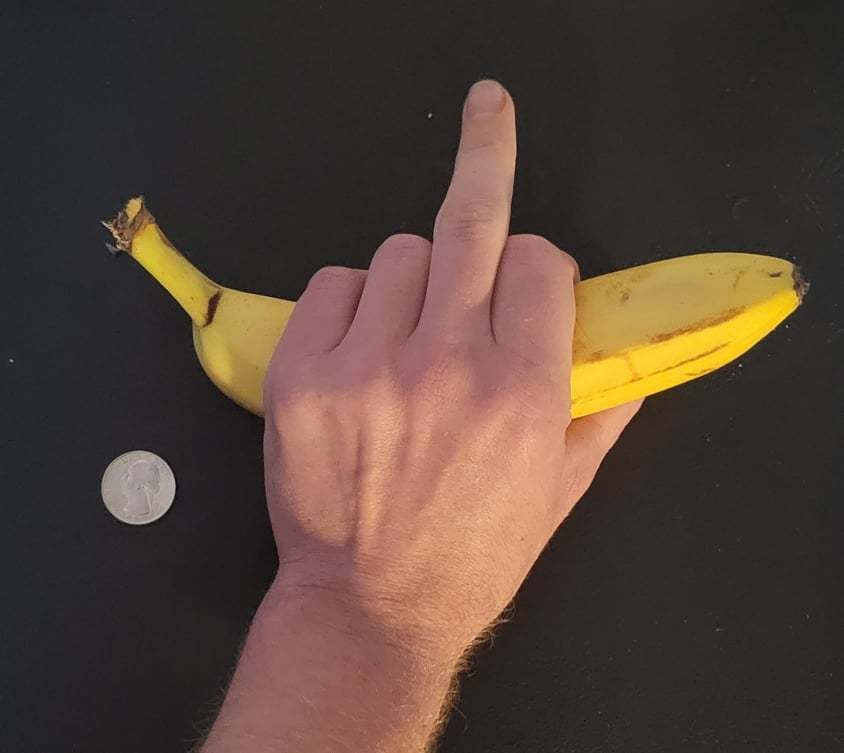
#> input picture rawbananahand.jpg, 844 x 753 px
$ python fingerSize.py --image rawbananahand.jpg --width 1.0   (older library calls are emulated)
#> lines starting #> are read from the running program, lines starting #| are printed output that depends on the picture; after the words box and inside, x2 and y2 are one past the last pixel; in counts of white or black regions, pixels touching at a corner belong together

from scipy.spatial import distance as dist
from imutils import perspective
from imutils import contours
import numpy as np
import argparse
import imutils
import math
import cv2
import scipy

def midpoint(ptA, ptB):
	return ((ptA[0] + ptB[0]) * 0.5, (ptA[1] + ptB[1]) * 0.5)

# [55 lines left out: function calSize, not called in this run]

# construct the argument parse and parse the arguments
ap = argparse.ArgumentParser()
ap.add_argument("-i", "--image", required=True,
	help="path to the input image")
ap.add_argument("-w", "--width", type=float, required=True,
	help="width of the left-most object in the image ")
args = vars(ap.parse_args())

pixelsPerMetric = None

# load the image, convert it to grayscale, and blur it slightly
image = cv2.imread(args["image"])
#> image is the input picture: shape (753, 844, 3); mean B, G, R 56.4, 66.3, 83.8
orig = image.copy()

gray = cv2.cvtColor(image, cv2.COLOR_BGR2GRAY)
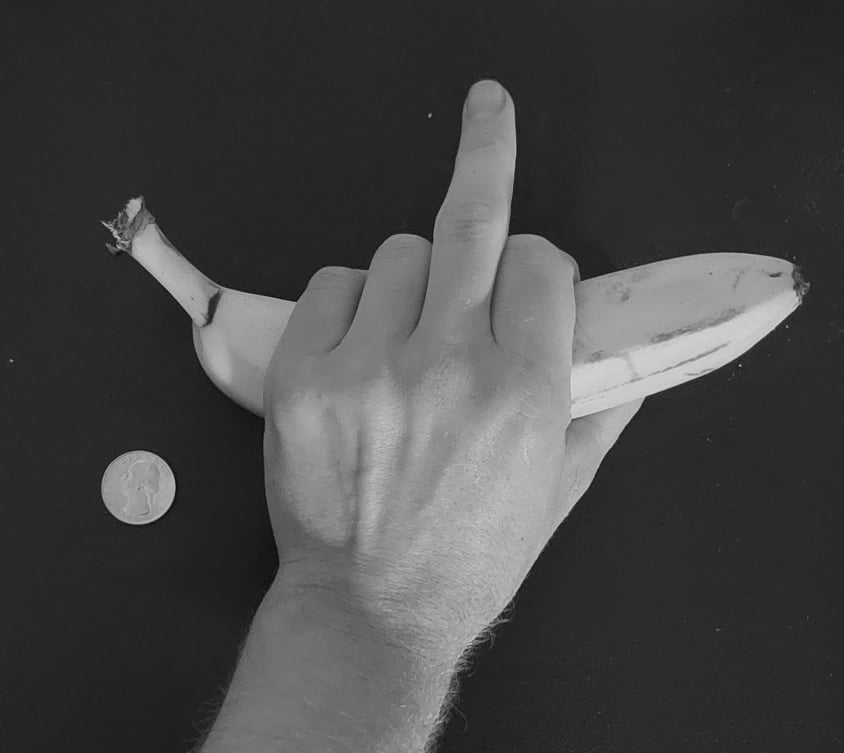
#> gray: shape (753, 844); min 10, max 215, mean 70.4
gray = cv2.GaussianBlur(gray, (7, 7), 0)

# threshold the image, then perform a series of erosions +
# dilations to remove any small regions of noise
thresh = cv2.threshold(gray, 52, 255, cv2.THRESH_BINARY)[1]
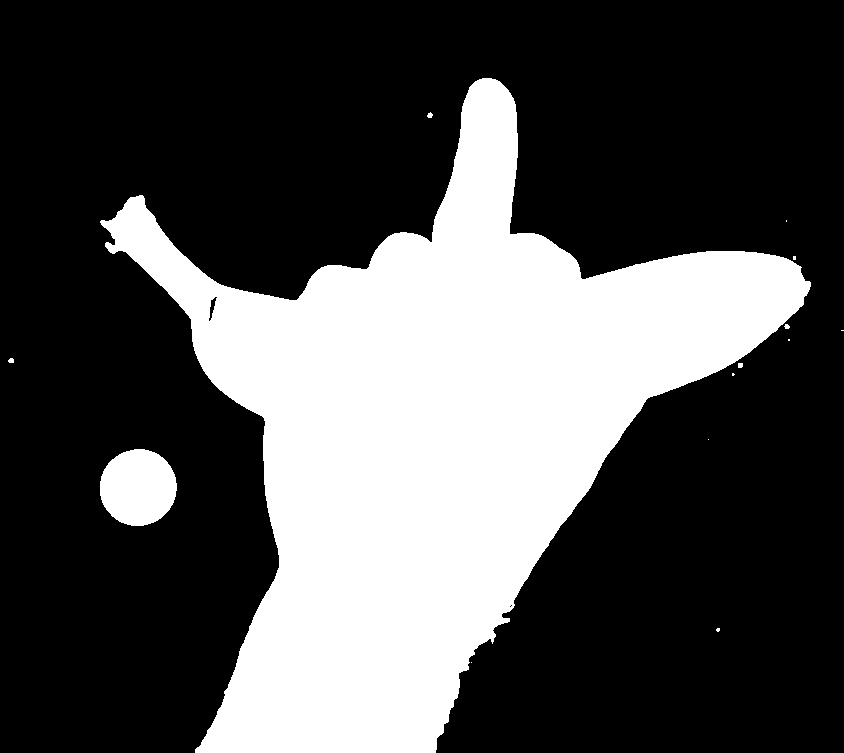
#> thresh: shape (753, 844); 31.1% white; 14 white regions (8 under 20 px), largest, box (x1, y1, x2, y2) and area: (100, 78, 811, 753) 192775, (100, 449, 177, 526) 4655, (427, 112, 433, 118) 25, (8, 358, 14, 363) 25, (738, 363, 743, 368) 24, (784, 324, 790, 329) 22
thresh = cv2.erode(thresh, None, iterations=2)
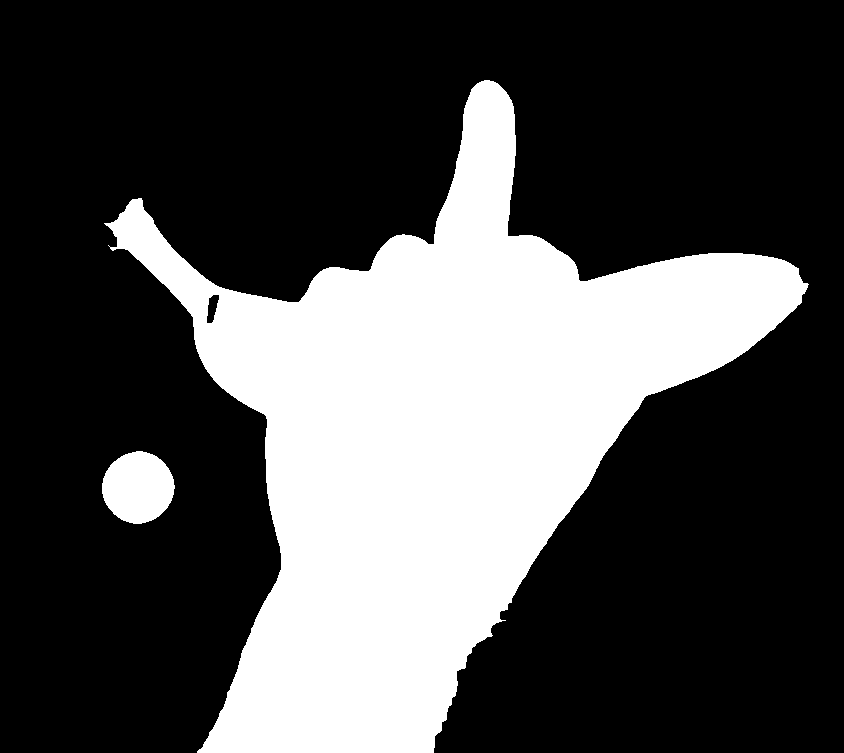
#> thresh: shape (753, 844); 30% white; 2 white regions, box (x1, y1, x2, y2) and area: (104, 80, 809, 753) 186458, (102, 451, 175, 524) 4055
thresh = cv2.dilate(thresh, None, iterations=2)
#> thresh: shape (753, 844); 31.1% white; 2 white regions
# find contours in thresholded image, then grab the largest
# one
cnts = cv2.findContours(thresh.copy(), cv2.RETR_EXTERNAL,
	cv2.CHAIN_APPROX_SIMPLE)
#> cnts = 2 contours; box (x1, y1, x2, y2) and area: (102, 78, 811, 753) 191556, (100, 449, 177, 526) 4546

#grab_contours：return the actual contours array
#> (the run stopped early here; a loop or call above may not have finished)

$ run again, on fronthand.jpg
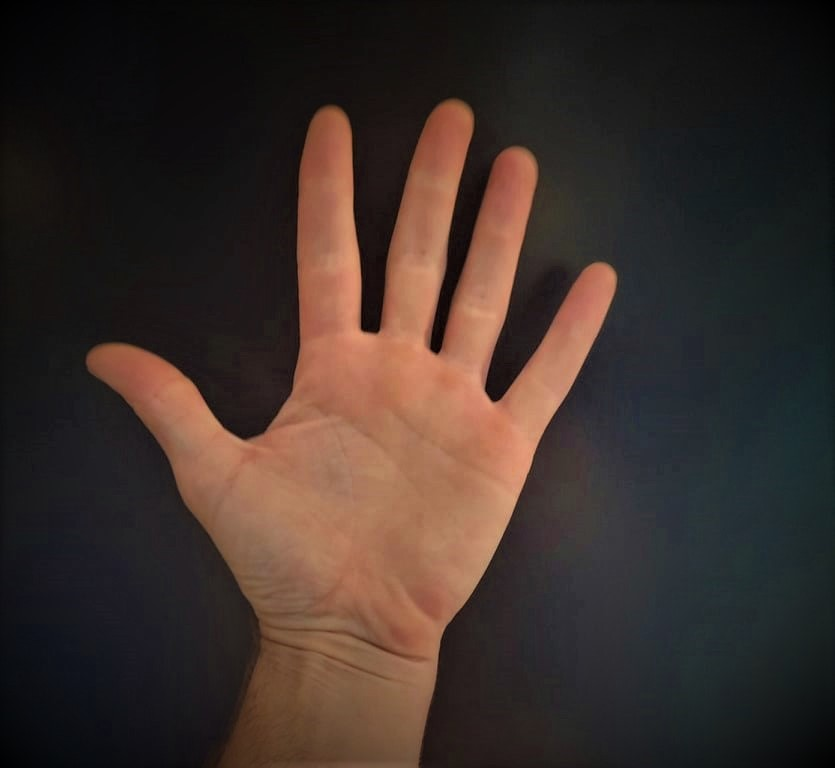
#> input picture fronthand.jpg, 835 x 768 px
#> image is the input picture: shape (768, 835, 3); mean B, G, R 42.2, 47.6, 60.8
#> `thresh = cv2.threshold(gray, 52, 255, cv2.THRESH_BINARY)[1]`:
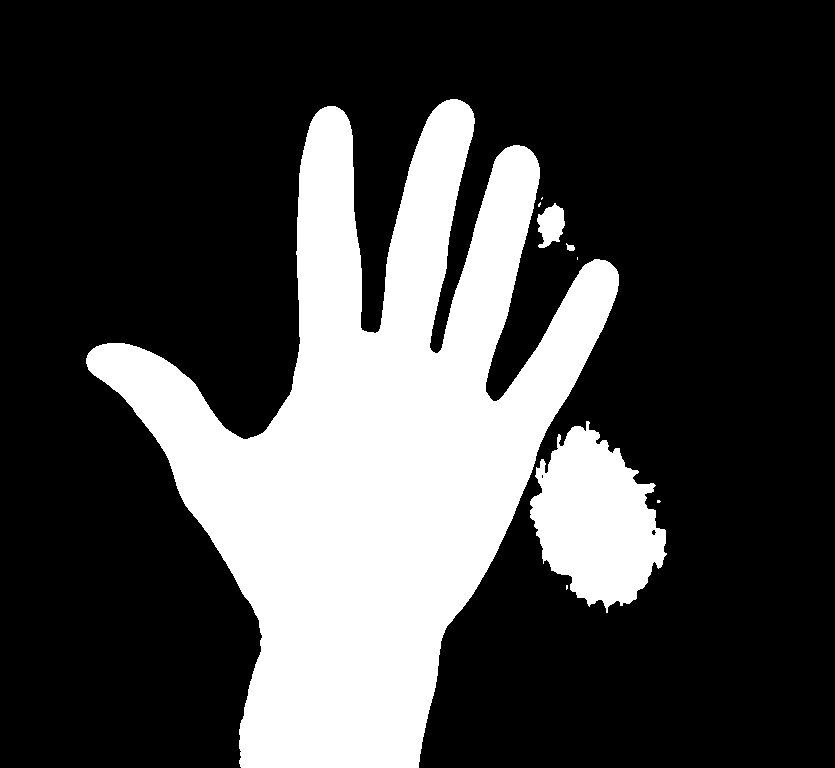
#> thresh: shape (768, 835); 26.9% white; 9 white regions (5 under 20 px), largest, box (x1, y1, x2, y2) and area: (86, 99, 619, 768) 155377, (530, 421, 667, 613) 16436, (537, 203, 565, 248) 833, (566, 243, 575, 251) 46
#> `thresh = cv2.erode(thresh, None, iterations=2)`:
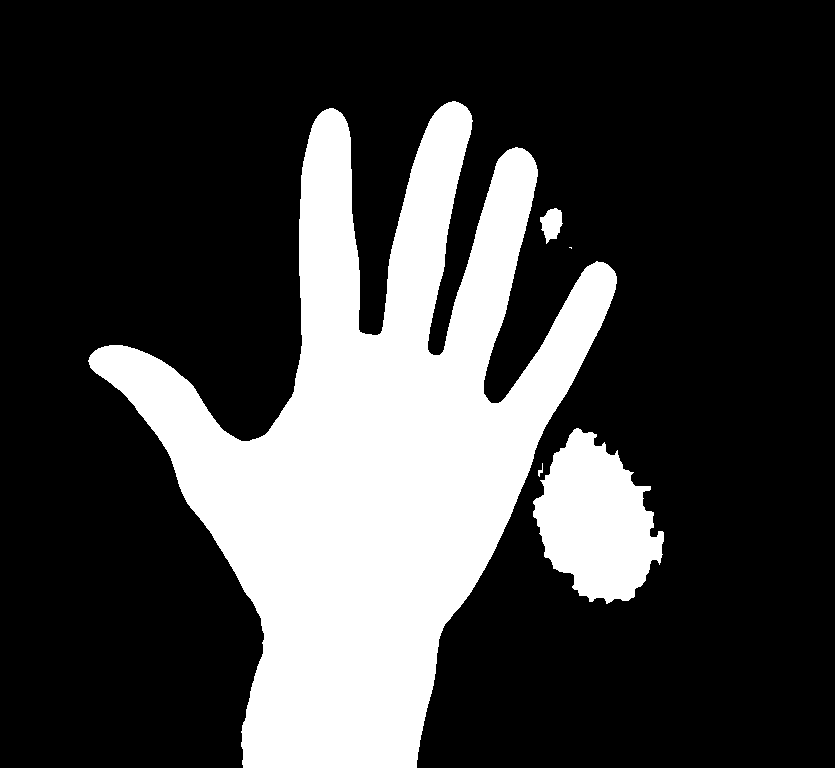
#> thresh: shape (768, 835); 25.4% white; 5 white regions (1 under 20 px), largest, box (x1, y1, x2, y2) and area: (88, 101, 617, 768) 147713, (533, 428, 664, 604) 14660, (540, 208, 563, 244) 524, (538, 463, 543, 477) 29
#> cnts = 4 contours; box (x1, y1, x2, y2) and area: (86, 99, 619, 768) 153851, (531, 426, 666, 606) 15976, (538, 206, 565, 246) 726, (567, 245, 574, 251) 28
